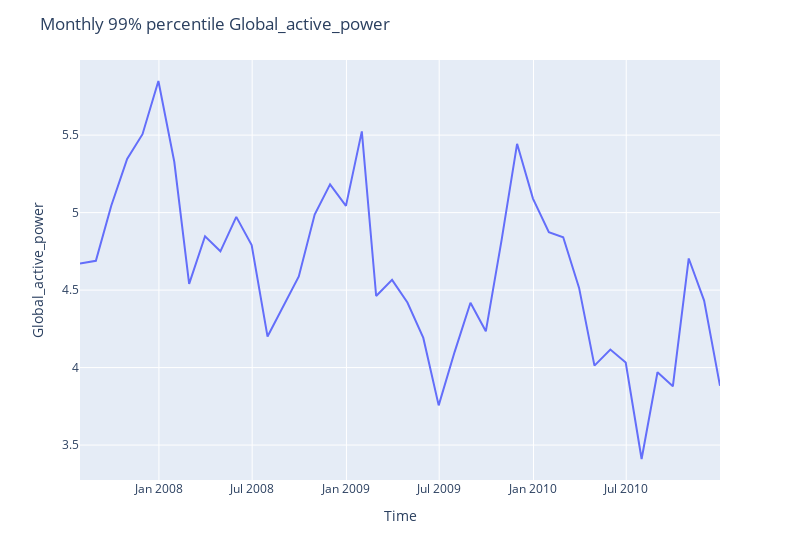

This figure's notebook cell:
### Code cell
df_monthly = df.resample("M").quantile(0.99)
var = "Global_active_power"
fig = run_sequence_plot(
    df_monthly.index, df_monthly[var], f"Monthly 99% percentile {var}", "Time", f"{var}"
)
fig.show()

### Figure 1 — Plotly figure (JSON) as saved in the notebook; plotly's stock layout.template omitted (floating-point values rounded to 4 significant figures)
{"data": [{"hovertemplate": "x=%{x}<br>y=%{y}<extra></extra>", "legendgroup": "", "line": {"color": "#636efa", "dash": "solid"}, "marker": {"symbol": "circle"}, "mode": "lines", "name": "", "orientation": "v", "showlegend": false, "x": ["2007-07-31T00:00:00", "2007-08-31T00:00:00", "2007-09-30T00:00:00", "2007-10-31T00:00:00", "2007-11-30T00:00:00", "2007-12-31T00:00:00", "2008-01-31T00:00:00", "2008-02-29T00:00:00", "2008-03-31T00:00:00", "2008-04-30T00:00:00", "2008-05-31T00:00:00", "2008-06-30T00:00:00", "2008-07-31T00:00:00", "2008-08-31T00:00:00", "2008-09-30T00:00:00", "2008-10-31T00:00:00", "2008-11-30T00:00:00", "2008-12-31T00:00:00", "2009-01-31T00:00:00", "2009-02-28T00:00:00", "2009-03-31T00:00:00", "2009-04-30T00:00:00", "2009-05-31T00:00:00", "2009-06-30T00:00:00", "2009-07-31T00:00:00", "2009-08-31T00:00:00", "2009-09-30T00:00:00", "2009-10-31T00:00:00", "2009-11-30T00:00:00", "2009-12-31T00:00:00", "2010-01-31T00:00:00", "2010-02-28T00:00:00", "2010-03-31T00:00:00", "2010-04-30T00:00:00", "2010-05-31T00:00:00", "2010-06-30T00:00:00", "2010-07-31T00:00:00", "2010-08-31T00:00:00", "2010-09-30T00:00:00", "2010-10-31T00:00:00", "2010-11-30T00:00:00", "2010-12-31T00:00:00"], "xaxis": "x", "y": [4.671, 4.689, 5.044, 5.346, 5.506, 5.849, 5.328, 4.54, 4.847, 4.75, 4.972, 4.79, 4.2, 4.4, 4.588, 4.987, 5.182, 5.043, 5.524, 4.462, 4.566, 4.42, 4.191, 3.756, 4.1, 4.418, 4.234, 4.827, 5.444, 5.09, 4.874, 4.841, 4.514, 4.013, 4.116, 4.033, 3.41, 3.97, 3.879, 4.704, 4.432, 3.882], "yaxis": "y", "type": "scatter"}], "layout": {"xaxis": {"anchor": "y", "domain": [0.0, 1.0], "title": {"text": "Time"}}, "yaxis": {"anchor": "x", "domain": [0.0, 1.0], "title": {"text": "Global_active_power"}}, "legend": {"tracegroupgap": 0}, "margin": {"t": 60}, "title": {"text": "Monthly 99% percentile Global_active_power"}, "width": 800}}
